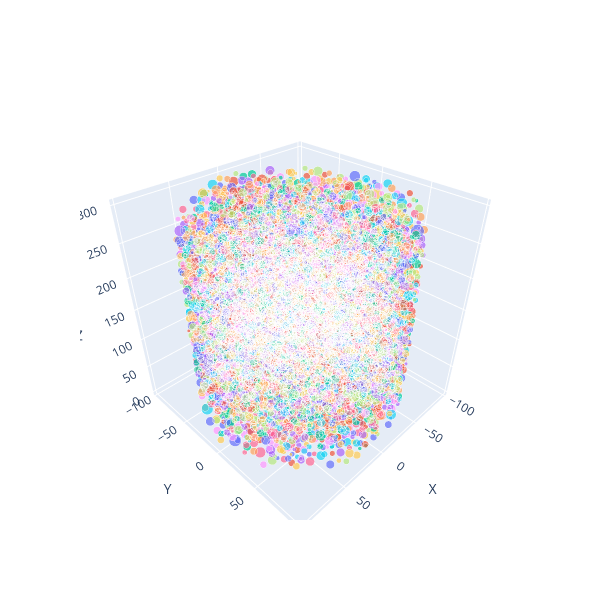

This figure's notebook cell:
### Code cell
bal.show_3D_configuration(scale=1)

### Figure 1 — Plotly figure (JSON) as saved in the notebook; plotly's stock layout.template omitted (floating-point values rounded to 4 significant figures; data arrays with more than 128 entries replaced by an {"elided": "..."} marker saying what was removed)
{"data": [{"marker": {"color": {"elided": "9000 str values"}, "size": {"elided": "9000 float values"}}, "mode": "markers", "type": "scatter3d", "x": {"elided": "9000 float values"}, "y": {"elided": "9000 float values"}, "z": {"elided": "9000 float values"}}], "layout": {"height": 600, "scene": {"aspectmode": "cube", "xaxis": {"title": {"text": "X"}}, "yaxis": {"title": {"text": "Y"}}, "zaxis": {"title": {"text": "Z"}}}, "showlegend": false, "width": 600}}
